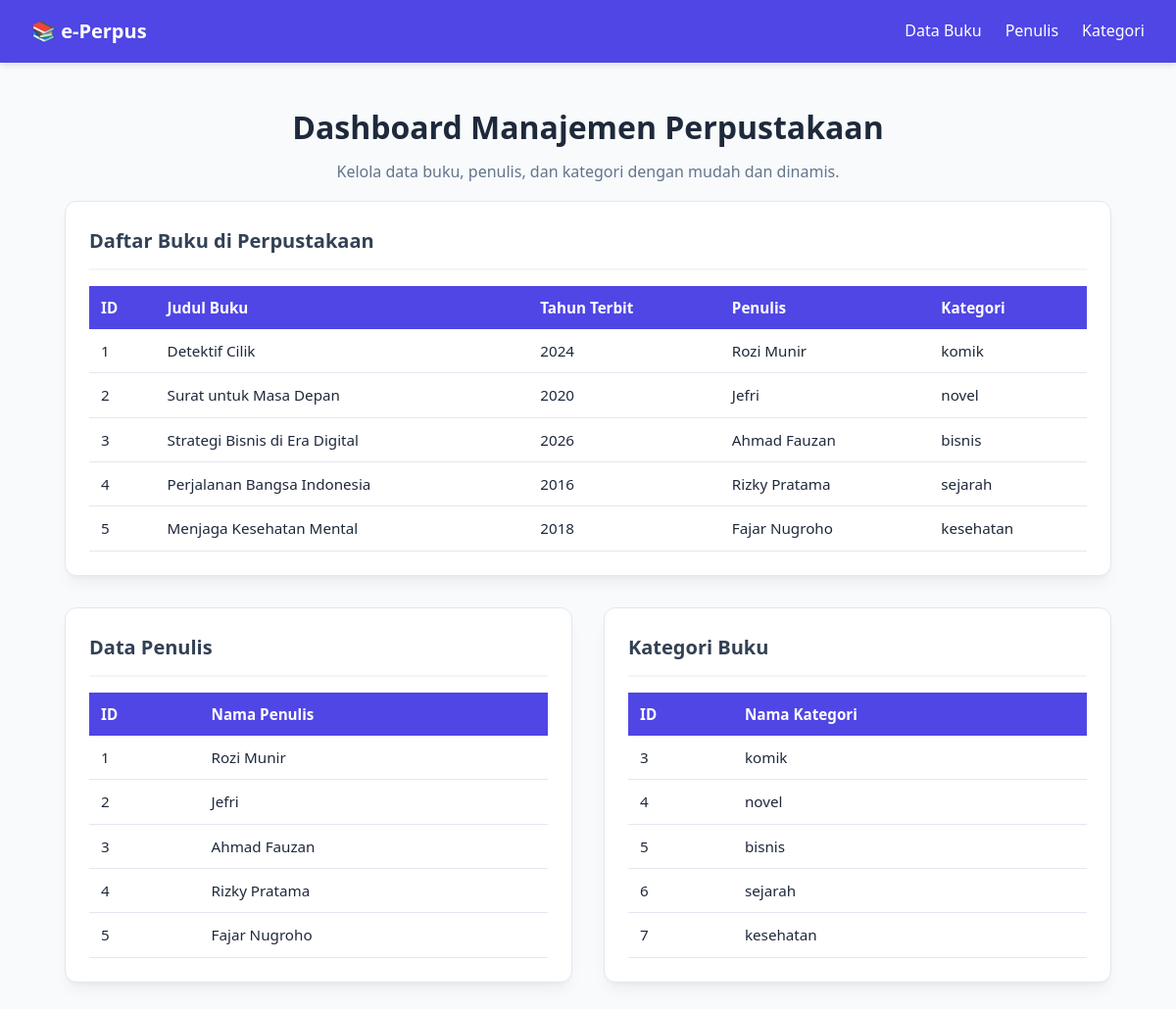
The page / on the database its author committed.
### tables this page shows
CREATE TABLE `buku` (
  `id` int NOT NULL AUTO_INCREMENT,
  `judulBuku` varchar(100) DEFAULT NULL,
  `tahunTerbit` int DEFAULT NULL,
  `idPenulis` int DEFAULT NULL,
  `idKategori` int DEFAULT NULL,
  PRIMARY KEY (`id`),
  KEY `fk_kategori_buku` (`idKategori`),
  KEY `fk_penulis_buku` (`idPenulis`),
  CONSTRAINT `fk_kategori_buku` FOREIGN KEY (`idKategori`) REFERENCES `kategori` (`id`),
  CONSTRAINT `fk_penulis_buku` FOREIGN KEY (`idPenulis`) REFERENCES `penulis` (`id`)
);

CREATE TABLE `penulis` (
  `id` int NOT NULL AUTO_INCREMENT,
  `namaPenulis` varchar(100) DEFAULT NULL,
  PRIMARY KEY (`id`)
);

CREATE TABLE `kategori` (
  `id` int NOT NULL AUTO_INCREMENT,
  `namaKategori` varchar(100) DEFAULT NULL,
  PRIMARY KEY (`id`)
);

### index.php (the view, shortened to what this page needs)
<!DOCTYPE html>
<html lang="en">
<head>
    <link rel="stylesheet" href="style.css">
</head>
<body>
    <nav class="navbar">
        <div class="nav-brand">📚 e-Perpus</div>
        <ul class="nav-links">
            <li><a href="#buku">Data Buku</a></li>
            <li><a href="#penulis">Penulis</a></li>
            <li><a href="#kategori">Kategori</a></li>
        </ul>
    </nav>
    <header class="page-header">
        <h1>Dashboard Manajemen Perpustakaan</h1>
        <p>Kelola data buku, penulis, dan kategori dengan mudah dan dinamis.</p>
    </header>
    <?php
    require_once 'service/config.php';
    $sqlBuku = "SELECT buku.*, penulis.namaPenulis, kategori.namaKategori FROM buku JOIN penulis ON buku.idPenulis = penulis.id JOIN kategori ON buku.idKategori = kategori.id";
    $sqlPenulis = "SELECT * FROM penulis";
    $sqlKategori = "SELECT * FROM kategori";
    $resultBuku = $conn->query($sqlBuku);
    $resultPenulis = $conn->query($sqlPenulis);
    $resultKategori = $conn->query($sqlKategori);
    ?>
    <main class="container">
        <section class="card" id="buku">
            <div class="card-header">
                <h2>Daftar Buku di Perpustakaan</h2>
            </div>
            <div class="table-responsive">
                <table class="styled-table">
                    <thead>
                        <tr>
                            <th>ID</th>
                            <th>Judul Buku</th>
                            <th>Tahun Terbit</th>
                            <th>Penulis</th>
                            <th>Kategori</th>
                        </tr>
                    </thead>
                    <tbody>
                        <?php while ($row = $resultBuku->fetch_assoc()) { ?>
                            <tr>
                                <td><?= $row['id'] ?></td>
                                <td><?= $row['judulBuku'] ?></td>
                                <td><?= $row['tahunTerbit'] ?></td>
                                <td><?= $row['namaPenulis'] ?></td>
                                <td><?= $row['namaKategori'] ?></td>
                            </tr>
                        <?php } ?>
                    </tbody>
                </table>
            </div>
        </section>
        <div class="grid-two">
            <section class="card" id="penulis">
                <div class="card-header">
                    <h2>Data Penulis</h2>
                </div>
                <div class="table-responsive">
                    <table class="styled-table">
                        <thead>
                            <tr>
                                <th>ID</th>
                                <th>Nama Penulis</th>
                            </tr>
                        </thead>
                        <tbody>
                            <?php while ($row = $resultPenulis->fetch_assoc()) { ?>
                                <tr>
                                    <td><?= $row['id'] ?></td>
                                    <td><?= $row['namaPenulis'] ?></td>
                                </tr>
                            <?php } ?>
                        </tbody>
                    </table>
                </div>
            </section>
            <section class="card" id="kategori">
                <div class="card-header">
                    <h2>Kategori Buku</h2>
                </div>
                <div class="table-responsive">
                    <table class="styled-table">
                        <thead>
                            <tr>
                                <th>ID</th>
                                <th>Nama Kategori</th>
                            </tr>
                        </thead>
                        <tbody>
                            <?php while ($row = $resultKategori->fetch_assoc()) { ?>
                                <tr>
                                    <td><?php echo $row['id']?></td>
                                    <td><?php echo $row['namaKategori']?></td>
                                </tr>
                            <?php }?>
                        </tbody>
                    </table>
                </div>
            </section>
        </div>
    </main>
</body>
</html>

### style.css (style rules this page uses)
* { margin: 0; padding: 0; box-sizing: border-box; font-family: 'Segoe UI', Tahoma, Geneva, Verdana, sans-serif; }
body { background-color: #f8fafc; color: #1e293b; line-height: 1.6; }
.navbar { background-color: #4f46e5; color: #ffffff; display: flex; justify-content: space-between; align-items: center; padding: 1rem 2rem; box-shadow: 0 4px 6px -1px rgba(0, 0, 0, 0.1); }
.nav-brand { font-size: 1.25rem; font-weight: bold; }
.nav-links { list-style: none; display: flex; gap: 1.5rem; }
.nav-links a { color: #ffffff; text-decoration: none; font-weight: 500; transition: opacity 0.2s; }
.page-header { text-align: center; padding: 2.5rem 1rem 1rem 1rem; }
.page-header h1 { color: #1e293b; font-size: 2rem; margin-bottom: 0.5rem; }
.page-header p { color: #64748b; }
.container { max-width: 1100px; margin: 0 auto 3rem auto; padding: 0 1rem; display: flex; flex-direction: column; gap: 2rem; }
.grid-two { display: grid; grid-template-columns: 1fr 1fr; gap: 2rem; }
.card { background: #ffffff; border: 1px solid #e2e8f0; border-radius: 12px; padding: 1.5rem; box-shadow: 0 10px 15px -3px rgba(0, 0, 0, 0.05), 0 4px 6px -4px rgba(0, 0, 0, 0.05); }
.card-header { margin-bottom: 1rem; border-bottom: 2px solid #f1f5f9; padding-bottom: 0.75rem; }
.card-header h2 { font-size: 1.25rem; color: #334155; }
.table-responsive { overflow-x: auto; }
.styled-table { width: 100%; border-collapse: collapse; text-align: left; font-size: 0.95rem; }
.styled-table th { background-color: #4f46e5; color: #ffffff; padding: 10px 12px; font-weight: 600; }
.styled-table td { padding: 10px 12px; border-bottom: 1px solid #e2e8f0; }

### rows shown on the page
buku: id "1", judulBuku "Detektif Cilik", tahunTerbit "2024", idPenulis.namaPenulis "Rozi Munir", idKategori.namaKategori "komik"
buku: id "2", judulBuku "Surat untuk Masa Depan", tahunTerbit "2020", idPenulis.namaPenulis "Jefri", idKategori.namaKategori "novel"
buku: id "3", judulBuku "Strategi Bisnis di Era Digital", tahunTerbit "2026", idPenulis.namaPenulis "Ahmad Fauzan", idKategori.namaKategori "bisnis"
buku: id "4", judulBuku "Perjalanan Bangsa Indonesia", tahunTerbit "2016", idPenulis.namaPenulis "Rizky Pratama", idKategori.namaKategori "sejarah"
buku: id "5", judulBuku "Menjaga Kesehatan Mental", tahunTerbit "2018", idPenulis.namaPenulis "Fajar Nugroho", idKategori.namaKategori "kesehatan"
penulis: id "1", namaPenulis "Rozi Munir"
penulis: id "2", namaPenulis "Jefri"
penulis: id "3", namaPenulis "Ahmad Fauzan"
penulis: id "4", namaPenulis "Rizky Pratama"
penulis: id "5", namaPenulis "Fajar Nugroho"
kategori: id "3", namaKategori "komik"
kategori: id "4", namaKategori "novel"
kategori: id "5", namaKategori "bisnis"
kategori: id "6", namaKategori "sejarah"
kategori: id "7", namaKategori "kesehatan"
